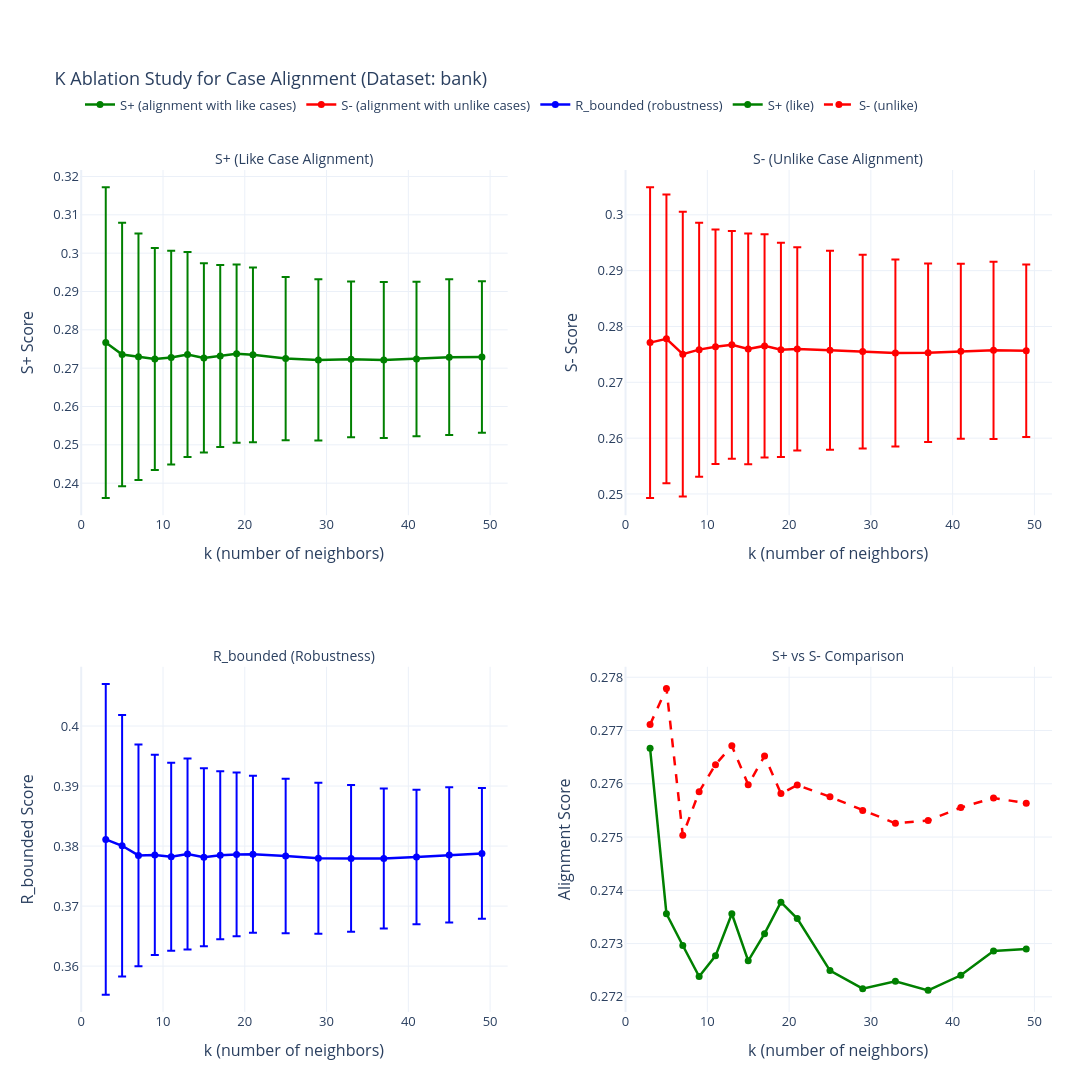

The code cell stored with this chart in its notebook:
### Markdown cell above
## 7. Analysis and Insights

### Code cell
# Create less-squished visualization
fig = make_subplots(
    rows=2, cols=2,
    subplot_titles=("S+ (Like Case Alignment)", "S- (Unlike Case Alignment)",
                    "R_bounded (Robustness)", "S+ vs S- Comparison"),
    specs=[[{"secondary_y": False}, {"secondary_y": False}],
           [{"secondary_y": False}, {"secondary_y": False}]],
    vertical_spacing=0.18,
    horizontal_spacing=0.12
)

# Filter out NaN values
valid_results = results_df.dropna()

# Plot 1: S+ (Like case alignment)
fig.add_trace(
    go.Scatter(
        x=valid_results['k'],
        y=valid_results['S_plus_mean'],
        error_y=dict(
            type='data',
            array=valid_results['S_plus_std'],
            visible=True
        ),
        mode='lines+markers',
        name='S+ (alignment with like cases)',
        line=dict(color='green', width=2.5),
        marker=dict(size=7)
    ),
    row=1, col=1
)

# Plot 2: S- (Unlike case alignment)
fig.add_trace(
    go.Scatter(
        x=valid_results['k'],
        y=valid_results['S_minus_mean'],
        error_y=dict(
            type='data',
            array=valid_results['S_minus_std'],
            visible=True
        ),
        mode='lines+markers',
        name='S- (alignment with unlike cases)',
        line=dict(color='red', width=2.5),
        marker=dict(size=7)
    ),
    row=1, col=2
)

# Plot 3: R_bounded (Robustness)
fig.add_trace(
    go.Scatter(
        x=valid_results['k'],
        y=valid_results['R_bounded_mean'],
        error_y=dict(
            type='data',
            array=valid_results['R_bounded_std'],
            visible=True
        ),
        mode='lines+markers',
        name='R_bounded (robustness)',
        line=dict(color='blue', width=2.5),
        marker=dict(size=7)
    ),
    row=2, col=1
)

# Plot 4: S+ vs S- comparison
fig.add_trace(
    go.Scatter(
        x=valid_results['k'],
        y=valid_results['S_plus_mean'],
        mode='lines+markers',
        name='S+ (like)',
        line=dict(color='green', width=2.5, dash='solid'),
        marker=dict(size=7)
    ),
    row=2, col=2
)

fig.add_trace(
    go.Scatter(
        x=valid_results['k'],
        y=valid_results['S_minus_mean'],
        mode='lines+markers',
        name='S- (unlike)',
        line=dict(color='red', width=2.5, dash='dash'),
        marker=dict(size=7)
    ),
    row=2, col=2
)

# Update axes labels
fig.update_xaxes(title_text="k (number of neighbors)", row=1, col=1)
fig.update_yaxes(title_text="S+ Score", row=1, col=1)

fig.update_xaxes(title_text="k (number of neighbors)", row=1, col=2)
fig.update_yaxes(title_text="S- Score", row=1, col=2)

fig.update_xaxes(title_text="k (number of neighbors)", row=2, col=1)
fig.update_yaxes(title_text="R_bounded Score", row=2, col=1)

fig.update_xaxes(title_text="k (number of neighbors)", row=2, col=2)
fig.update_yaxes(title_text="Alignment Score", row=2, col=2)

# Update layout for readability
fig.update_layout(
    title_text=f"K Ablation Study for Case Alignment (Dataset: {DATASET_NAME})",
    template='plotly_white',
    height=1250,
    width=1450,
    showlegend=True,
    hovermode='x unified',
    legend=dict(
        orientation='h',
        yanchor='bottom',
        y=1.06,
        xanchor='left',
        x=0.0
    ),
    margin=dict(l=80, r=40, t=170, b=80),
    font=dict(size=13)
)
fig.update_annotations(font=dict(size=14))

fig.show()

print("Visualization complete!")

### Figure 1 — Plotly figure (JSON) as saved in the notebook; plotly's stock layout.template omitted (floating-point values rounded to 4 significant figures)
{"data": [{"error_y": {"array": [0.04053, 0.03437, 0.03214, 0.02895, 0.02788, 0.02674, 0.02468, 0.02376, 0.02327, 0.02281, 0.02131, 0.02102, 0.02033, 0.02034, 0.02014, 0.0203, 0.01977], "type": "data", "visible": true}, "line": {"color": "green", "width": 2.5}, "marker": {"size": 7}, "mode": "lines+markers", "name": "S+ (alignment with like cases)", "type": "scatter", "x": [3, 5, 7, 9, 11, 13, 15, 17, 19, 21, 25, 29, 33, 37, 41, 45, 49], "xaxis": "x", "y": [0.2767, 0.2736, 0.273, 0.2724, 0.2728, 0.2736, 0.2727, 0.2732, 0.2738, 0.2735, 0.2725, 0.2722, 0.2723, 0.2721, 0.2724, 0.2729, 0.2729], "yaxis": "y"}, {"error_y": {"array": [0.02783, 0.02587, 0.0255, 0.02275, 0.02099, 0.0204, 0.02066, 0.01999, 0.01918, 0.0182, 0.01782, 0.01734, 0.01675, 0.01599, 0.01567, 0.01587, 0.01545], "type": "data", "visible": true}, "line": {"color": "red", "width": 2.5}, "marker": {"size": 7}, "mode": "lines+markers", "name": "S- (alignment with unlike cases)", "type": "scatter", "x": [3, 5, 7, 9, 11, 13, 15, 17, 19, 21, 25, 29, 33, 37, 41, 45, 49], "xaxis": "x2", "y": [0.2771, 0.2778, 0.275, 0.2759, 0.2764, 0.2767, 0.276, 0.2765, 0.2758, 0.276, 0.2758, 0.2755, 0.2753, 0.2753, 0.2756, 0.2757, 0.2756], "yaxis": "y2"}, {"error_y": {"array": [0.02588, 0.02179, 0.01847, 0.01669, 0.01566, 0.01589, 0.01483, 0.01401, 0.01363, 0.01309, 0.01289, 0.01258, 0.01223, 0.01167, 0.0112, 0.01127, 0.01089], "type": "data", "visible": true}, "line": {"color": "blue", "width": 2.5}, "marker": {"size": 7}, "mode": "lines+markers", "name": "R_bounded (robustness)", "type": "scatter", "x": [3, 5, 7, 9, 11, 13, 15, 17, 19, 21, 25, 29, 33, 37, 41, 45, 49], "xaxis": "x3", "y": [0.3811, 0.38, 0.3784, 0.3785, 0.3782, 0.3787, 0.3781, 0.3785, 0.3786, 0.3786, 0.3783, 0.378, 0.3779, 0.3779, 0.3782, 0.3785, 0.3788], "yaxis": "y3"}, {"line": {"color": "green", "dash": "solid", "width": 2.5}, "marker": {"size": 7}, "mode": "lines+markers", "name": "S+ (like)", "type": "scatter", "x": [3, 5, 7, 9, 11, 13, 15, 17, 19, 21, 25, 29, 33, 37, 41, 45, 49], "xaxis": "x4", "y": [0.2767, 0.2736, 0.273, 0.2724, 0.2728, 0.2736, 0.2727, 0.2732, 0.2738, 0.2735, 0.2725, 0.2722, 0.2723, 0.2721, 0.2724, 0.2729, 0.2729], "yaxis": "y4"}, {"line": {"color": "red", "dash": "dash", "width": 2.5}, "marker": {"size": 7}, "mode": "lines+markers", "name": "S- (unlike)", "type": "scatter", "x": [3, 5, 7, 9, 11, 13, 15, 17, 19, 21, 25, 29, 33, 37, 41, 45, 49], "xaxis": "x4", "y": [0.2771, 0.2778, 0.275, 0.2759, 0.2764, 0.2767, 0.276, 0.2765, 0.2758, 0.276, 0.2758, 0.2755, 0.2753, 0.2753, 0.2756, 0.2757, 0.2756], "yaxis": "y4"}], "layout": {"annotations": [{"font": {"size": 14}, "showarrow": false, "text": "S+ (Like Case Alignment)", "x": 0.22, "xanchor": "center", "xref": "paper", "y": 1, "yanchor": "bottom", "yref": "paper"}, {"font": {"size": 14}, "showarrow": false, "text": "S- (Unlike Case Alignment)", "x": 0.78, "xanchor": "center", "xref": "paper", "y": 1, "yanchor": "bottom", "yref": "paper"}, {"font": {"size": 14}, "showarrow": false, "text": "R_bounded (Robustness)", "x": 0.22, "xanchor": "center", "xref": "paper", "y": 0.41, "yanchor": "bottom", "yref": "paper"}, {"font": {"size": 14}, "showarrow": false, "text": "S+ vs S- Comparison", "x": 0.78, "xanchor": "center", "xref": "paper", "y": 0.41, "yanchor": "bottom", "yref": "paper"}], "font": {"size": 13}, "height": 1250, "hovermode": "x unified", "legend": {"orientation": "h", "x": 0, "xanchor": "left", "y": 1.06, "yanchor": "bottom"}, "margin": {"b": 80, "l": 80, "r": 40, "t": 170}, "showlegend": true, "title": {"text": "K Ablation Study for Case Alignment (Dataset: bank)"}, "width": 1450, "xaxis": {"anchor": "y", "domain": [0, 0.44], "title": {"text": "k (number of neighbors)"}}, "xaxis2": {"anchor": "y2", "domain": [0.56, 1], "title": {"text": "k (number of neighbors)"}}, "xaxis3": {"anchor": "y3", "domain": [0, 0.44], "title": {"text": "k (number of neighbors)"}}, "xaxis4": {"anchor": "y4", "domain": [0.56, 1], "title": {"text": "k (number of neighbors)"}}, "yaxis": {"anchor": "x", "domain": [0.59, 1], "title": {"text": "S+ Score"}}, "yaxis2": {"anchor": "x2", "domain": [0.59, 1], "title": {"text": "S- Score"}}, "yaxis3": {"anchor": "x3", "domain": [0, 0.41], "title": {"text": "R_bounded Score"}}, "yaxis4": {"anchor": "x4", "domain": [0, 0.41], "title": {"text": "Alignment Score"}}}}
